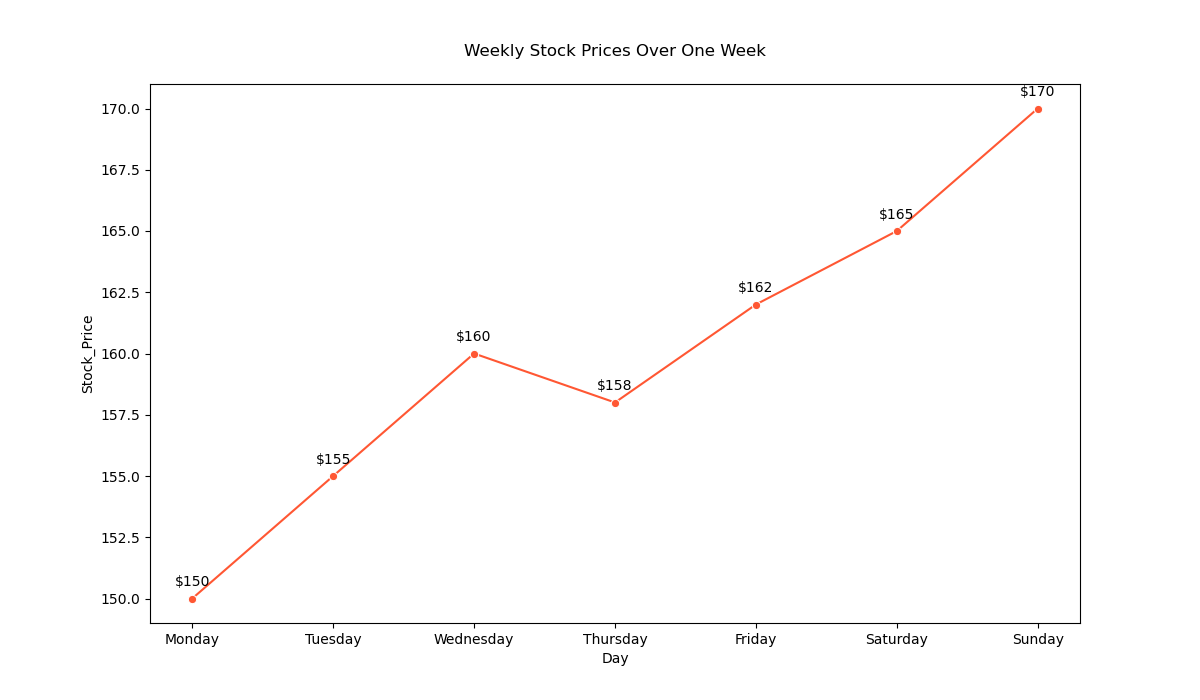

The script that drew this image:

import pandas as pd
import seaborn as sns
import matplotlib.pyplot as plt

# Create the DataFrame
data = {
    "Day": ["Monday", "Tuesday", "Wednesday", "Thursday", "Friday", "Saturday", "Sunday"],
    "Stock_Price": [150, 155, 160, 158, 162, 165, 170]
}

df = pd.DataFrame(data)

# Create the line plot
plt.figure(figsize=(12, 7))  # Changed width & height
sns.lineplot(x="Day", y="Stock_Price", data=df, marker='o', color="#FF5733")  # Changed color

# Adding annotations
for i in range(df.shape[0]):
    plt.text(df.Day[i], df.Stock_Price[i] + 0.5, f"${df.Stock_Price[i]}", horizontalalignment='center')

# Set the title
plt.title("Weekly Stock Prices Over One Week", pad=20)

plt.show()
